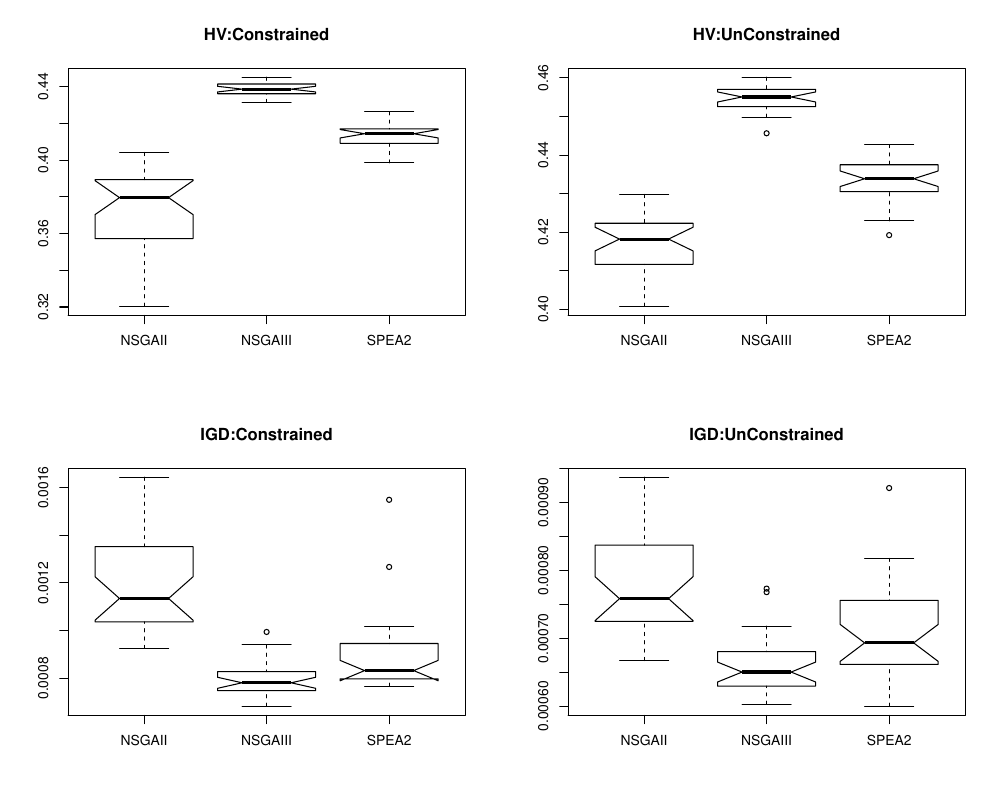

This figure's R source:
pdf("MaOOCEIS4D_UnConstrained.Boxplot.pdf",  onefile=FALSE, height=8, width=10)
resultDirectory<-"../"
qIndicator <- function(indicator, problem)
{
fileNSGAII<-paste(resultDirectory,problem, sep="/")
fileNSGAII<-paste(fileNSGAII,"NSGAII", sep="/")
fileNSGAII<-paste(fileNSGAII, indicator, sep="/")
NSGAII<-scan(fileNSGAII)

fileNSGAIII<-paste(resultDirectory,problem, sep="/")
fileNSGAIII<-paste(fileNSGAIII,"NSGAIII", sep="/")
fileNSGAIII<-paste(fileNSGAIII, indicator, sep="/")
NSGAIII<-scan(fileNSGAIII)

fileSPEA2<-paste(resultDirectory,problem, sep="/")
fileSPEA2<-paste(fileSPEA2,"SPEA2", sep="/")
fileSPEA2<-paste(fileSPEA2, indicator, sep="/")
SPEA2<-scan(fileSPEA2)

algs<-c("NSGAII","NSGAIII","SPEA2")
boxplot(NSGAII,NSGAIII,SPEA2,names=algs, notch = TRUE)
titulo <-paste(indicator, problem, sep=":")
title(main=titulo)
}
par(mfrow=c(2,2))
indicator<-"HV"
qIndicator(indicator, "Constrained")
qIndicator(indicator, "UnConstrained")
indicator<-"IGD"
qIndicator(indicator, "Constrained")
qIndicator(indicator, "UnConstrained")
dev.off()